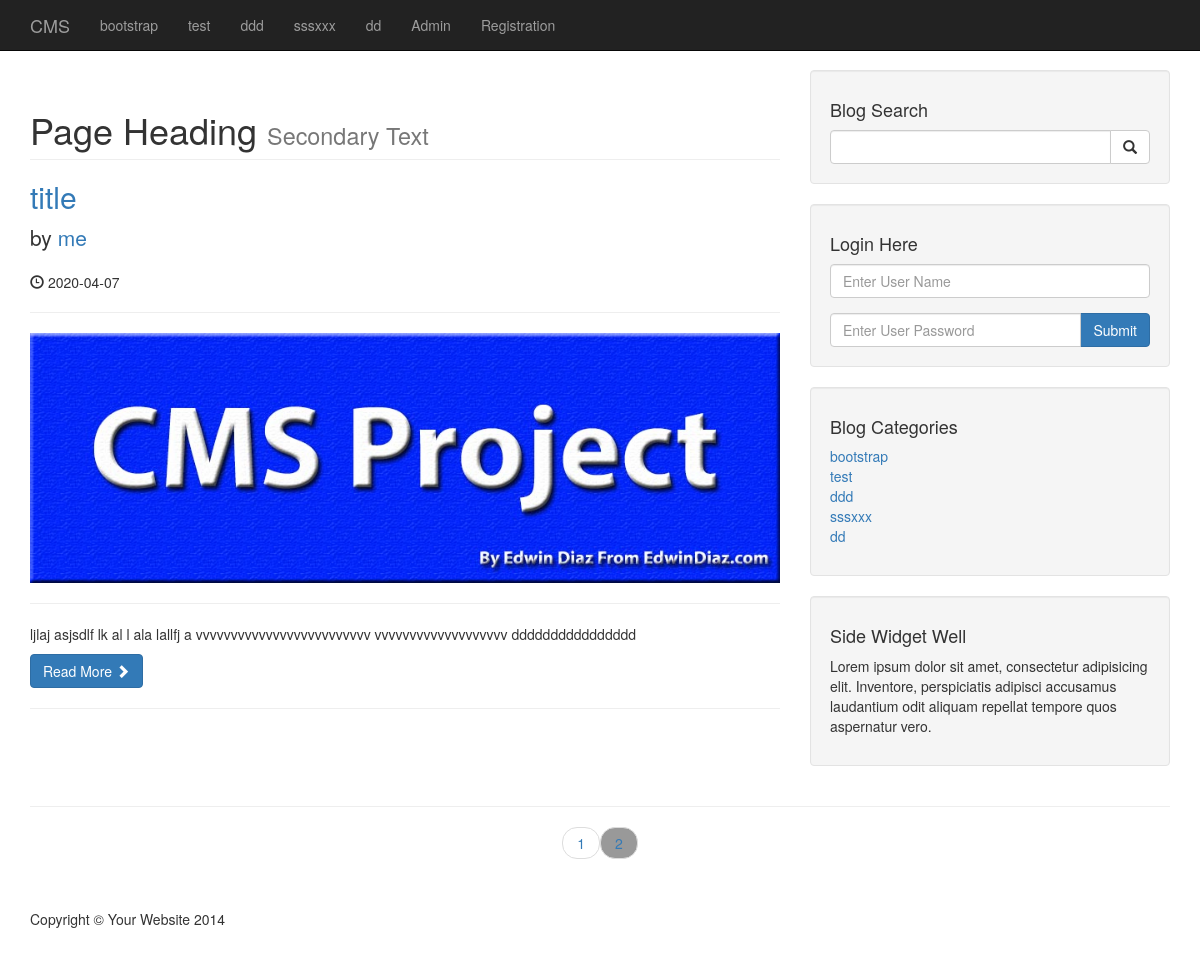
Before: /index.php?page=2 with the older database file.
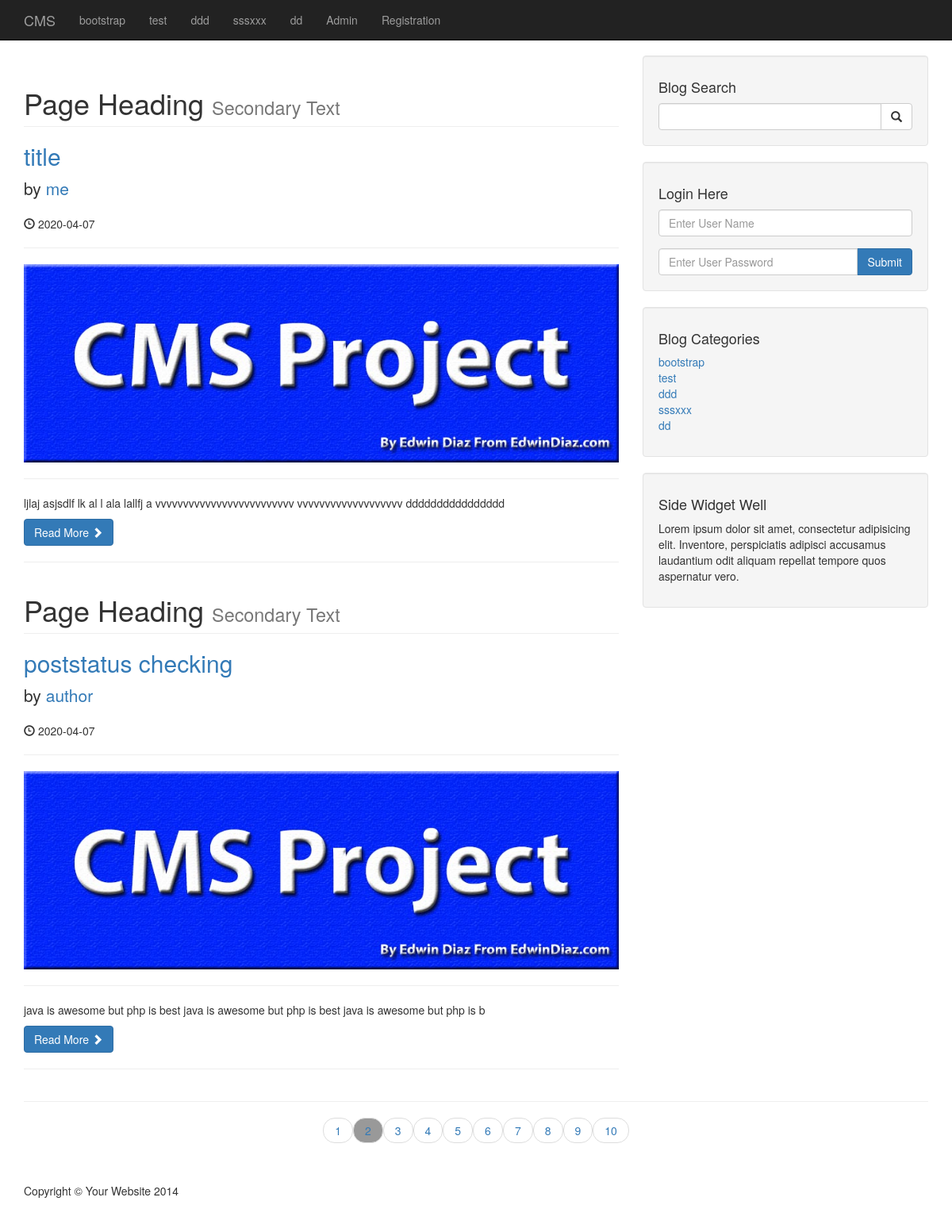
After: the same page with the newer database file.
### tables this page shows
CREATE TABLE `catagories` (
  `catId` int(3) NOT NULL,
  `catTitle` varchar(255) NOT NULL
);

CREATE TABLE `posts` (
  `postId` int(3) NOT NULL,
  `postCatagoryId` int(3) NOT NULL,
  `postTitle` varchar(255) NOT NULL,
  `postAuthor` varchar(255) NOT NULL,
  `postDate` date NOT NULL,
  `postImage` text NOT NULL,
  `postContent` text NOT NULL,
  `postTags` varchar(255) NOT NULL,
  `postCommentCount` int(11) NOT NULL,
  `postStatus` varchar(255) NOT NULL DEFAULT 'draft',
  `postViewsCount` int(11) NOT NULL
);

### index.php (the view, shortened to what the changed rows need)
<?php
include "includes/header.php";
include "includes/navigation.php";
?>
    <div class="container">
        <div class="row">
            <div class="col-md-8">
                <?php
                $per_page = 2;
                if(isset($_GET['page'])){
                    $page = $_GET['page'];
                }else{
                    $page = "";
                }
                if($page == "" || $page == 1){
                    $page1 = 0;
                }else{
                    $page1 = ($page * $per_page) -$per_page;
                }
                $postQueryCount = "SELECT * FROM posts";
                $findCountQuery = mysqli_query($connection,$postQueryCount);
                $count = mysqli_num_rows($findCountQuery);
                $count = ceil($count/$per_page);
                $query = "SELECT * FROM posts LIMIT $page1, $per_page";
                $selectAllPostsQuery = mysqli_query($connection,$query);
                while($row = mysqli_fetch_assoc($selectAllPostsQuery)){
                        $postId = $row['postId'];
                        $postTitle = $row['postTitle'];
                        $postAuthor = $row['postAuthor'];
                        $postDate = $row['postDate'];
                        $postImage = $row['postImage'];
                        $postContent = substr($row['postContent'], 0,100);
                        $postStatus = $row['postStatus'];
                        if($postStatus == 'published'){
                        ?>
                        <h1 class="page-header">
                    Page Heading
                    <small>Secondary Text</small>
                </h1>
                <h2>
                    <a href="post.php?p_id=<?php echo $postId?>"><?php echo $postTitle?></a>
                </h2>
                <p class="lead">
                    by <a href="author_post.php?author=<?php echo $postAuthor?>&p_id=<?php echo $postId?>"><?php echo $postAuthor?></a>
                </p>
                <p><span class="glyphicon glyphicon-time"></span> <?php echo $postDate?></p>
                <hr>
                <a href="post.php?p_id=<?php echo $postId?>"><img class="img-responsive" src="images/<?php echo $postImage?>" alt="Image Not Found"></a>
                <hr>
                <p><?php echo $postContent?></p>
                <a class="btn btn-primary" href="post.php?p_id=<?php echo $postId?>">Read More <span class="glyphicon glyphicon-chevron-right"></span></a>
                <hr>
                <?php    } } ?>
            </div>
<?php
include "includes/sidebar.php";
?>
            </div>
        <ul class="pager">
            <?php
            for($i = 1;$i<=$count;$i++){
                if($i == $page){
                   echo "<li><a class='active_link' href='index.php?page=$i'>{$i}</a></li>";
               }else{
                echo "<li><a href='index.php?page=$i'>{$i}</a></li>";
               }
            }
            ?>
        </ul>
<?php
include "includes/footer.php";
?>

### includes/navigation.php (shortened to what the changed rows need)
<?php include "db.php";?>
<nav class="navbar navbar-inverse navbar-fixed-top" role="navigation">
        <div class="container">
            <div class="collapse navbar-collapse" id="bs-example-navbar-collapse-1">
                <ul class="nav navbar-nav">
                    <?php
                    $query = "SELECT * FROM catagories";
                    $selectAllCatagoriesQuery = mysqli_query($connection,$query);
                    while($row = mysqli_fetch_assoc($selectAllCatagoriesQuery)){
                    	$catTitle = $row['catTitle'];
                    	echo "<li><a href='#'>{$catTitle}</a></>";
                    }
                    ?>
                    <li>
                        <a href="admin">Admin</a>
                    </li>
                    <li>
                        <a href="registration.php">Registration</a>
                    </li>
                </ul>
            </div>
        </div>
    </nav>

### includes/sidebar.php (shortened to what the changed rows need)
<div class="col-md-4">
				<div class="well">
				<?php
				$query = "SELECT * FROM catagories";
				$selectCatagoriesSidebar = mysqli_query($connection,$query);
				?>
					<div class="row">
						<div class="col-lg-12">
							<ul class="list-unstyled">
								<?php
								while($row = mysqli_fetch_assoc($selectCatagoriesSidebar)){
								$catTitle = $row['catTitle'];
								$catId = $row['catId'];
								echo "<li><a href='catagory.php?catagory=$catId'>{$catTitle}</a></>";
								}
								?>
							</ul>
						</div>
					</div>
				</div>
			</div>

Changed rows visible on the page:
added posts: postTitle "poststatus checking", postAuthor "author", postDate "2020-04-07", postImage (picture), postContent "java is awesome but php is best java is awesome but php is best java is awesome but php is b"
Other visible differences:
new list line: "3"
new list line: "4"
new list line: "5"
new list line: "6"
new list line: "7"
new list line: "8"
new list line: "9"
new list line: "10"
